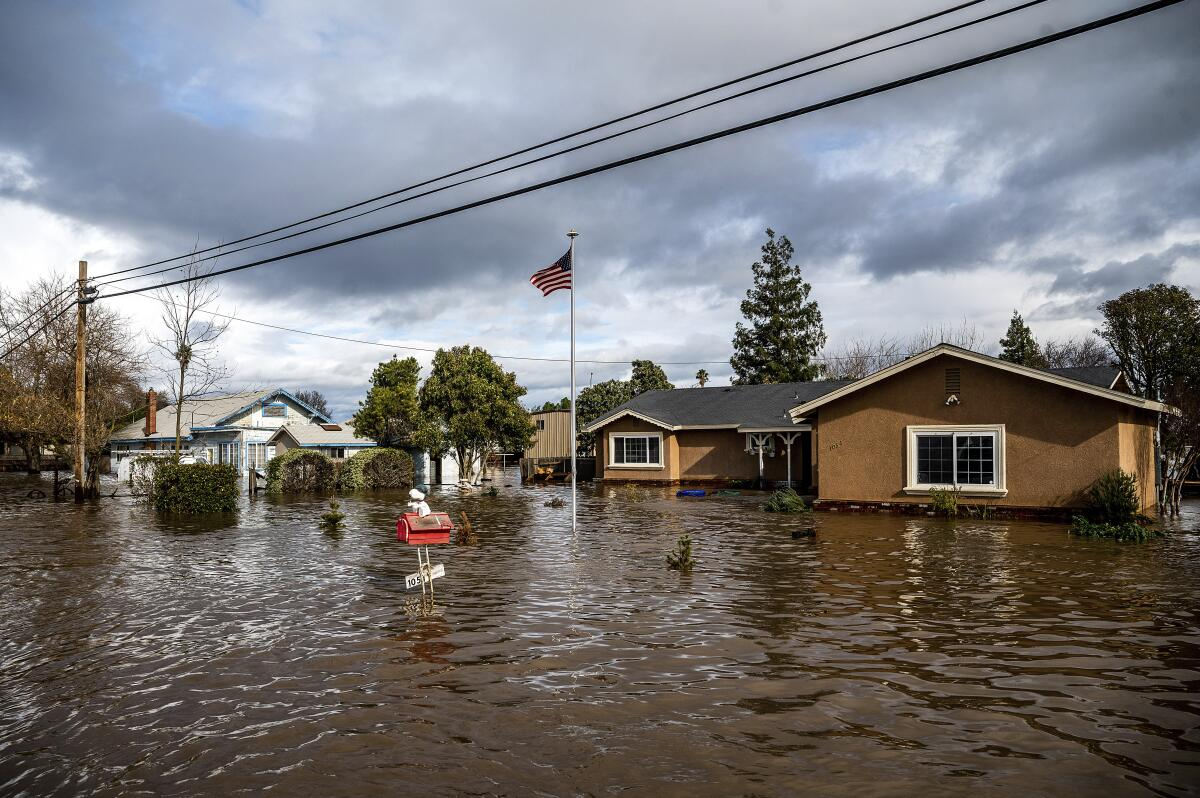
#> input picture 4_Proyecto_CNN/View/img/i2.jpeg, 1200 x 798 px, found by its file name; its folder holds only this picture in this run
$ python cambiartamano.py
#> lines starting #> are read from the running program, lines starting #| are printed output that depends on the picture
import cv2
import os

# Ruta de la carpeta que contiene las imágenes
carpeta_imagenes = 'C:/Projects/ITM/INTELIGENCIA ARTIFICIAL/4_Proyecto_CNN/View/Img'

# Tamaño al que se redimensionarán las imágenes
nuevo_ancho = 28
nuevo_alto = 21

# Obtener la lista de nombres de archivo de las imágenes en la carpeta
archivos_imagenes = os.listdir(carpeta_imagenes)

# Iterar sobre cada imagen y redimensionarla
for nombre_archivo in archivos_imagenes:
    # Construir la ruta completa de la imagen
    ruta_imagen = os.path.join(carpeta_imagenes, nombre_archivo)

    # Leer la imagen
    imagen = cv2.imread(ruta_imagen)
#> imagen is the input picture: shape (798, 1200, 3); mean B, G, R 117.5, 117.4, 119.3

    # Redimensionar la imagen al nuevo tamaño
    imagen_redimensionada = cv2.resize(imagen, (nuevo_ancho, nuevo_alto))
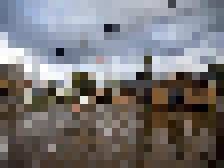
#> imagen_redimensionada: shape (21, 28, 3) (shown 8 times larger); mean B, G, R 117.3, 116.8, 118.9

    # Guardar la imagen redimensionada en la misma ubicación
    cv2.imwrite(ruta_imagen, imagen_redimensionada)

print("Todas las imágenes han sido redimensionadas al tamaño especificado.")
